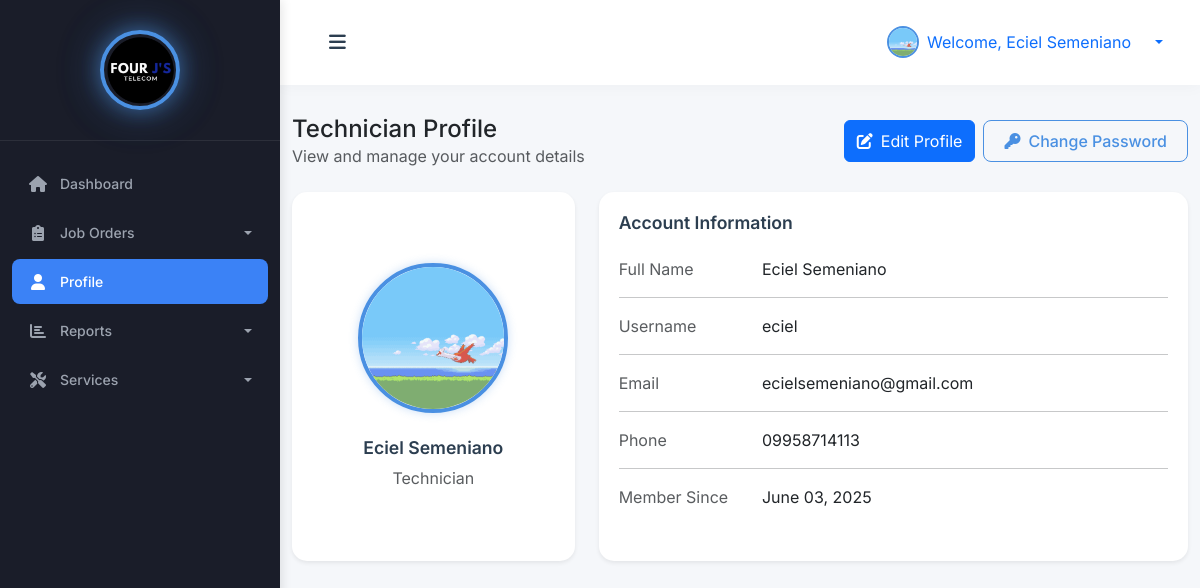
The app's page /technician/profile.php (signed in) with its own data.
### tables this page shows
CREATE TABLE `technicians` (
  `id` int(11) NOT NULL,
  `username` varchar(50) NOT NULL,
  `password` varchar(255) NOT NULL,
  `name` varchar(100) NOT NULL,
  `email` varchar(100) DEFAULT NULL,
  `phone` varchar(20) NOT NULL,
  `profile_picture` varchar(255) DEFAULT NULL,
  `created_at` timestamp NOT NULL DEFAULT current_timestamp(),
  `updated_at` timestamp NOT NULL DEFAULT current_timestamp() ON UPDATE current_timestamp()
);

### technician/profile.php (the view, shortened to what this page needs)
<?php
try {
    $pdo = new PDO("mysql:host=" . DB_HOST . ";dbname=" . DB_NAME, DB_USER, DB_PASS);
    $pdo->setAttribute(PDO::ATTR_ERRMODE, PDO::ERRMODE_EXCEPTION);
    $stmt = $pdo->prepare("SELECT * FROM technicians WHERE id = ?");
    $stmt->execute([$_SESSION['user_id']]);
    $technician = $stmt->fetch(PDO::FETCH_ASSOC);
    $technician['email'] = $technician['email'] ?? '';
    $technician['phone'] = $technician['phone'] ?? '';
    $technician['name'] = $technician['name'] ?? '';
    $technician['username'] = $technician['username'] ?? '';
    $technician['profile_picture'] = $technician['profile_picture'] ?? '';
    $technician['created_at'] = $technician['created_at'] ?? date('Y-m-d H:i:s');
    $technician['updated_at'] = $technician['updated_at'] ?? date('Y-m-d H:i:s');
} catch (PDOException $e) {
    die("Database error: " . $e->getMessage());
}
require_once 'includes/header.php';
?>
<body>
    <div class="wrapper">
        <?php
        require_once 'includes/sidebar.php';
        ?>
        <div id="content">
            <nav class="navbar navbar-expand-lg navbar-light bg-white">
                <div class="container-fluid">
                    <button type="button" id="sidebarCollapse" class="btn">
                        <i class="fas fa-bars"></i>
                    </button>
                    <div class="ms-auto d-flex align-items-center">
                        <div class="dropdown">
                            <a class="d-flex align-items-center text-decoration-none dropdown-toggle" href="#" id="userDropdown" role="button" data-bs-toggle="dropdown">
                                <img src="<?= !empty($technician['profile_picture']) ? '../' . htmlspecialchars($technician['profile_picture']) : 'https://ui-avatars.com/api/?name=' . urlencode($technician['name'] ?: 'Technician') . '&background=1a237e&color=fff' ?>"
                                     alt="Technician"
                                     class="rounded-circle me-2"
                                     width="32"
                                     height="32"
                                     style="object-fit: cover; border: 2px solid #4A90E2;">
                                <span class="me-3">Welcome, <?= htmlspecialchars($technician['name'] ?: 'Technician') ?></span>
                            </a>
                        </div>
                    </div>
                </div>
            </nav>
            <div class="container-fluid">
                <div class="d-flex justify-content-between align-items-center mb-4">
                    <div>
                        <h4 class="mb-0">Technician Profile</h4>
                        <p class="text-muted mb-0">View and manage your account details</p>
                    </div>
                    <div class="d-flex gap-2">
                        <button type="button" class="btn btn-primary" data-bs-toggle="modal" data-bs-target="#editProfileModal">
                            <i class="fas fa-edit me-2"></i>Edit Profile
                        </button>
                        <button type="button" class="btn btn-outline-primary" data-bs-toggle="modal" data-bs-target="#changePasswordModal">
                            <i class="fas fa-key me-2"></i>Change Password
                        </button>
                    </div>
                </div>
                <div class="row">
                    <div class="col-md-4">
                        <div class="card shadow-sm h-100">
                            <div class="card-body text-center d-flex flex-column align-items-center justify-content-center py-5">
                                <img src="<?= !empty($technician['profile_picture']) ? '../' . htmlspecialchars($technician['profile_picture']) : 'https://ui-avatars.com/api/?name=' . urlencode($technician['name'] ?: 'Technician') . '&background=1a237e&color=fff' ?>"
                                     alt="Profile"
                                     class="rounded-circle mb-4"
                                     style="width: 150px; height: 150px; object-fit: cover; border: 4px solid #4A90E2; box-shadow: 0 0 10px rgba(74, 144, 226, 0.3);">
                                <h5 class="card-title mb-2"><?= htmlspecialchars($technician['name'] ?: 'Technician') ?></h5>
                                <p class="text-muted mb-0">Technician</p>
                            </div>
                        </div>
                    </div>
                    <div class="col-md-8">
                        <div class="card shadow-sm h-100">
                            <div class="card-body">
                                <h5 class="card-title mb-4">Account Information</h5>
                                <div class="row mb-3">
                                    <div class="col-sm-3">
                                        <p class="mb-0 text-muted">Full Name</p>
                                    </div>
                                    <div class="col-sm-9">
                                        <p class="mb-0"><?= htmlspecialchars($technician['name'] ?: 'N/A') ?></p>
                                    </div>
                                </div>
                                <hr>
                                <div class="row mb-3">
                                    <div class="col-sm-3">
                                        <p class="mb-0 text-muted">Username</p>
                                    </div>
                                    <div class="col-sm-9">
                                        <p class="mb-0"><?= htmlspecialchars($technician['username'] ?: 'N/A') ?></p>
                                    </div>
                                </div>
                                <hr>
                                <div class="row mb-3">
                                    <div class="col-sm-3">
                                        <p class="mb-0 text-muted">Email</p>
                                    </div>
                                    <div class="col-sm-9">
                                        <p class="mb-0"><?= htmlspecialchars($technician['email'] ?: 'N/A') ?></p>
                                    </div>
                                </div>
                                <hr>
                                <div class="row mb-3">
                                    <div class="col-sm-3">
                                        <p class="mb-0 text-muted">Phone</p>
                                    </div>
                                    <div class="col-sm-9">
                                        <p class="mb-0"><?= htmlspecialchars($technician['phone'] ?: 'N/A') ?></p>
                                    </div>
                                </div>
                                <hr>
                                <div class="row mb-3">
                                    <div class="col-sm-3">
                                        <p class="mb-0 text-muted">Member Since</p>
                                    </div>
                                    <div class="col-sm-9">
                                        <p class="mb-0"><?= date('F d, Y', strtotime($technician['created_at'])) ?></p>
                                    </div>
                                </div>
                            </div>
                        </div>
                    </div>
                </div>
            </div>
        </div>
    </div>
</body>
</html>

### css/style.css (style rules this page uses)
:root { --primary-blue: #4A90E2; --secondary-blue: #5C9CE6; --light-blue: #E8F1FC; --hover-blue: #357ABD; --text-blue: #2C3E50; --success: #2ECC71; --warning: #F1C40F; --danger: #E74C3C; --info: #3498DB; --pastel-purple: #B39DDB; --pastel-pink: #F8BBD0; --pastel-green: #A5D6A7; --pastel-orange: #FFCC80; --card-1: #4A90E2; --card-2: #2ECC71; --card-3: #F1C40F; --card-4: #E74C3C; --sidebar-bg: #2C3E50; --sidebar-header: #1A252F; --sidebar-hover: #34495E; --sidebar-active: #3498DB; }
body { font-family: 'Inter', -apple-system, BlinkMacSystemFont, 'Segoe UI', Roboto, sans-serif; background: #F5F7FA; }
.dropdown-toggle::after { margin-left: 8px; }
.wrapper { display: flex; width: 100%; align-items: stretch; }
#content { margin-left: 280px; min-height: 100vh; transition: all 0.3s ease; background: #F5F7FA; padding: 0; width: calc(100% - 280px); }
@media (min-width: 769px) { #content { margin-left: 280px; width: calc(100% - 280px); } }
@media (min-width: 769px) { #sidebarCollapse { display: block !important; } }
.card { border-radius: 15px; box-shadow: 0 4px 20px rgba(0, 0, 0, 0.03); margin-bottom: 25px; border: none; transition: transform 0.3s ease, box-shadow 0.3s ease; }
.card-body { padding: 1.75rem; }
.card-title { margin-bottom: 1.5rem; font-weight: 600; color: var(--text-blue); font-size: 1.1rem; }
.navbar { padding: 20px 25px; background: #fff; border: none; border-radius: 0; margin-bottom: 30px; box-shadow: 0 2px 15px rgba(0, 0, 0, 0.03); }
#sidebarCollapse { background: transparent; border: none; color: var(--text-blue); font-size: 1.2rem; padding: 8px 12px; border-radius: 8px; transition: all 0.3s; }
.btn-outline-primary { border-color: var(--primary-blue); color: var(--primary-blue); padding: 8px 20px; border-radius: 8px; font-weight: 500; transition: all 0.3s; }

### technician/includes/header.php (style rules this page uses)
.card { height: 100%; margin-bottom: 1rem; }
.card-body { padding: 1.25rem; }
#userDropdown { transition: all 0.2s ease; }
#userDropdown img { border: 2px solid #4A90E2; transition: all 0.2s ease; }

### records on screen
technicians: profile_picture (picture), name "Eciel Semeniano", username "eciel", email "ecielsemeniano@gmail.com", phone "09958714113", created_at "June 03, 2025"
